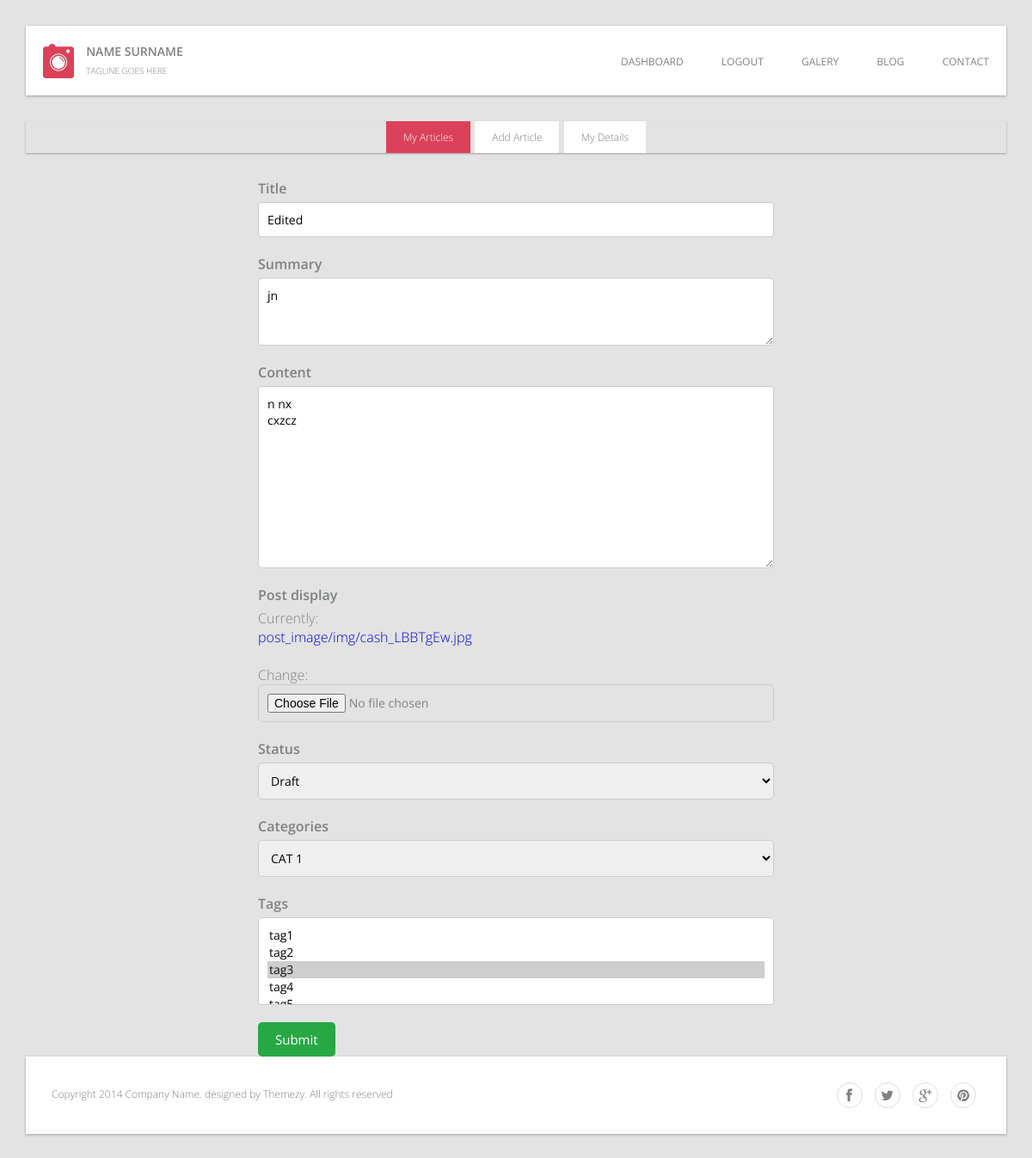
The page /edit_article/jnn (signed in) on the database as committed earlier.
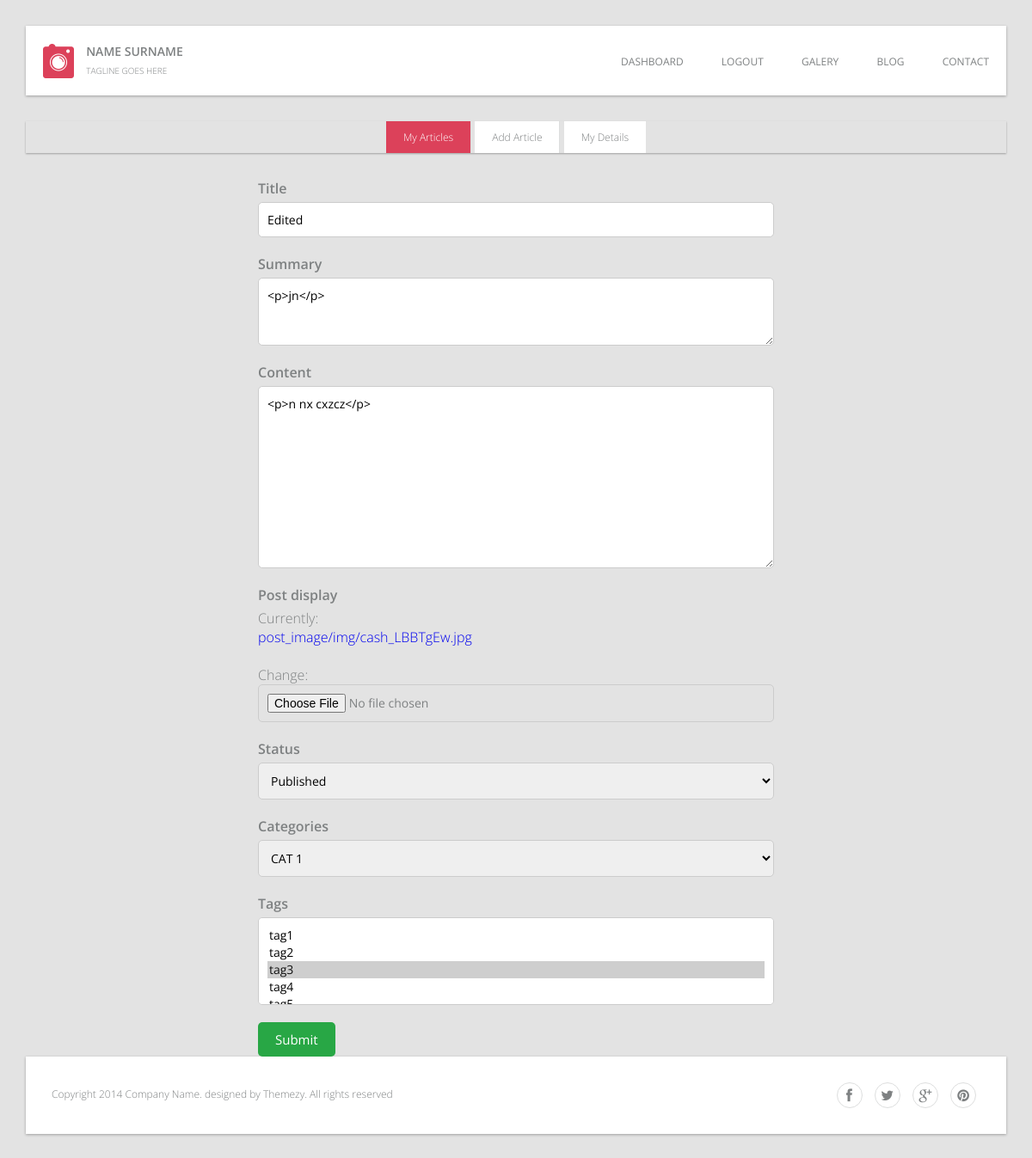
The same page on the database as committed later.
### blog_app/models.py (models this page shows, shortened)
class Post(models.Model):
    STATUS_CHOICES = [
        ('draft', 'Draft'),
        ('published', 'Published'),
        ('archived', 'Archived'),
    ]
    title = models.CharField(max_length=255)
    summary = RichTextField(blank=True, null=True)
    content = RichTextField()
    post_display = models.ImageField(upload_to='post_image/img')
    status = models.CharField(max_length=10, choices=STATUS_CHOICES, default='draft')
    author = models.ForeignKey(CustomUser, on_delete=models.CASCADE, related_name='post_author')
    categories = models.ForeignKey(Category, on_delete=models.CASCADE, related_name='post_category', blank=False)
    tags = models.ManyToManyField(Tag, related_name='post_tag', blank=False)
    created_at = models.DateTimeField(auto_now_add=True)
    updated_at = models.DateTimeField(auto_now=True)
    slug = models.SlugField(max_length=270, blank=True)

### blog_app/views.py (the view)
# urls.py: path('edit_article/<str:slug>', views.article_edit, name="edit_article"),
@login_required
def article_edit(request, slug):
    post = get_object_or_404(Post, slug=slug, author=request.user)  # ensure ownership
    if request.method == 'POST':
        form = PostForm(request.POST, request.FILES, instance=post)  # pre-filled with data
        if form.is_valid():
            form.save()
            return redirect('dashboard')
    else:
        form = PostForm(instance=post)  # pre-fill with existing data
    return render(request, 'user-dash/edit-article.html', { "form": form })

### blog_app/forms.py
class PostForm(forms.ModelForm):
    class Meta:
        model = Post
        fields = [
            'title',
            'summary',
            'content',
            'post_display',
            'status',
            'categories',
            'tags',
        ]
        widgets = {
            'title': forms.TextInput(attrs={'class': 'form-control', 'placeholder': 'Enter title'}),
            'summary': forms.Textarea(attrs={'class': 'form-control', 'placeholder': 'Short summary', 'rows': 3}),
            'content': forms.Textarea(attrs={'class': 'form-control', 'placeholder': 'Write your content here'}),
            'status': forms.Select(attrs={'class': 'form-control'}),
            'categories': forms.Select(attrs={'class': 'form-control'}),
            'tags': forms.SelectMultiple(attrs={'class': 'form-control'}),
        }

### blog_app/models.py (called while the page is built)
    def __str__(self):
        return self.name

    def __str__(self):
        return self.name

### templates/user-dash/edit-article.html (shortened to what this page needs)
{% extends 'user-dash/user-dashboard.html' %}
{% block dash %}
<form method="POST" enctype="multipart/form-data" class="post-form">
    {% for field in form %}
        <div class="form-row">
            <label for="{{ field.id_for_label }}">{{ field.label }}</label>
            {{ field }}
        </div>
    {% endfor %}
    <button type="submit" class="btn btn-success">Submit</button>
</form>
{% endblock %}

Rows that differ between the two databases and show on the page:
changed Post "Edited": summary "jn" → "<p>jn</p>"; content "n nx cxzcz" → "<p>n nx cxzcz</p>"; status "Draft" → "Published"
